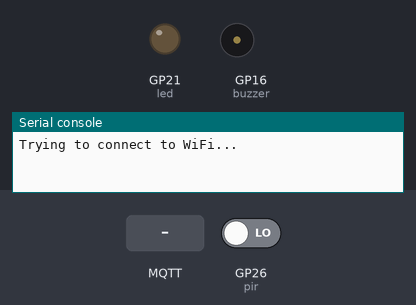
A program run on a simulated Raspberry Pi Pico running MicroPython. Parts: output pins drawn as LEDs (lit = HIGH), buzzer (waves = sounding), the last lines printed to the serial console. The test bench sets the inputs (shaded band); at power-on: GP26 (pir) LOW. WiFi joins after 1.5 s; no MQTT or app messages arrive unless stated; threads take turns every 2 ms.

Above: at 4.2 s.
4.3 s: MQTT message "buzzer" arrives on the first subscribed topic
At 5.07 s:
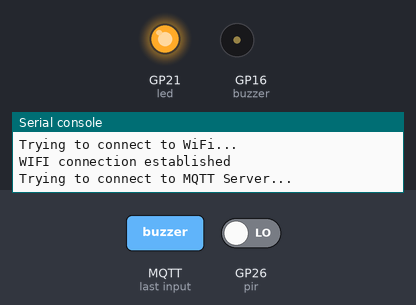
At 6.1 s:
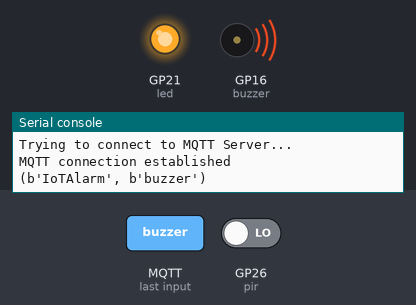
6.6 s: GP26 (pir) driven HIGH
8.1 s: MQTT message "IoTAlarm" arrives on the first subscribed topic
11.1 s: MQTT message "arm" arrives on the first subscribed topic
12.6 s: MQTT message "buzzer" arrives on the first subscribed topic
At 15.8 s:
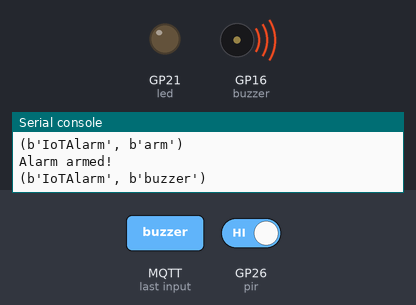
Timing chart, 0 to 16.6 s (numbered marks = the images above; inputs shaded):
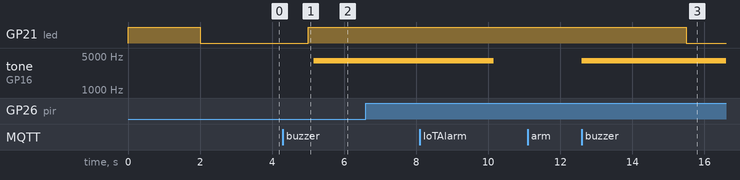

The program:

main.py
```python
import machine
import utime
import network
import _thread
from umqtt.simple import MQTTClient
from buzzer import activate_buzzer

SSID = "IoTProgProjects"
WIFI_PASSWORD = "programmingprojects"

MQTT_SERVER = "driver.cloudmqtt.com"
MQTT_PORT = 18915
USERNAME = "tzykbprg"
MQTT_PASSWORD = "gajEsYkOIR71"
DEVICE_ID = "IoTAlarmModule"

pir = machine.Pin(26, machine.Pin.IN)
led = machine.Pin(21, machine.Pin.OUT)

wlan = network.WLAN(network.STA_IF)
mqtt_client = None

# Global ARMED variable initialization
ARMED = False

def connect_wifi():
    wlan.active(True)
    wlan.connect(SSID, WIFI_PASSWORD)

    while not wlan.isconnected():
        print('Trying to connect to WiFi...')
        utime.sleep(5)

    print('WIFI connection established')

def sub_iotalarm(topic, msg):
    global ARMED

    print((topic, msg))

    if topic != b'IoTAlarm':
        return

    if msg == b'buzzer':
        activate_buzzer()
    elif msg == b'arm':
        ARMED = True
        print("Alarm armed!")
    elif msg == b'disarm':
        ARMED = False
        print("Alarm disarmed!")


def motion_handler(pin):
    print('Motion detected!')
    if mqtt_client:
        if ARMED:
            activate_buzzer()
            mqtt_client.publish(b"IoTAlarm", b"buzzer")
            mqtt_client.publish(b"IoTAlarm", b"location:43.70180,-79.83249")
        else:
            mqtt_client.publish(b"IoTAlarm", b"motion")
    else:
        print("MQTT client not connected.")

def connect_mqtt(device_id, callback):
    global mqtt_client

    while mqtt_client is None:
        try:
            print('Trying to connect to MQTT Server...')
            mqtt_client = MQTTClient(device_id, MQTT_SERVER, MQTT_PORT, USERNAME, MQTT_PASSWORD)
            mqtt_client.set_callback(callback)
            mqtt_client.connect()
            print('MQTT connection established')
        except:
            mqtt_client = None
            print('Failed to connect to MQTT Server, retrying...')
            utime.sleep(5)

def status():
    while True:
        if ARMED:
            led.on()  # LED on
            utime.sleep(0.5)  # Blink for half a second
            led.off()
            utime.sleep(4.5)  # Wait for 4.5 seconds to complete 5 seconds
        elif wlan.isconnected():
            if mqtt_client is not None:
                led.on()  # Steady on when both WiFi and MQTT connected
                utime.sleep(5)
            else:
                led.on()  # Blink every half-second when only WiFi is connected
                utime.sleep(0.5)
                led.off()
                utime.sleep(4.5)
        else:
            led.on()
            utime.sleep(2)
            led.off()
            utime.sleep(3)

_thread.start_new_thread(status, ())
connect_wifi()
connect_mqtt(DEVICE_ID, sub_iotalarm)
mqtt_client.subscribe(b"IoTAlarm")
pir.irq(trigger=machine.Pin.IRQ_RISING, handler=motion_handler)

while True:
    mqtt_client.wait_msg()
```

buzzer.py
```python
from machine import Pin, PWM
import utime

BUZZER_PIN = 16
buzzer = PWM(Pin(BUZZER_PIN))
BUZZER_FREQ = 4000

def activate_buzzer(duration=5):
    buzzer.freq(BUZZER_FREQ)
    buzzer.duty_u16(32768)
    utime.sleep(duration)
    buzzer.duty_u16(0)
```

Measured:
- after the input at 4.3 s, tone on GP16 (buzzer): silent → 4000 Hz after 0.85 s
- after the input at 12.6 s, tone on GP16 (buzzer): silent → 4000 Hz at once
